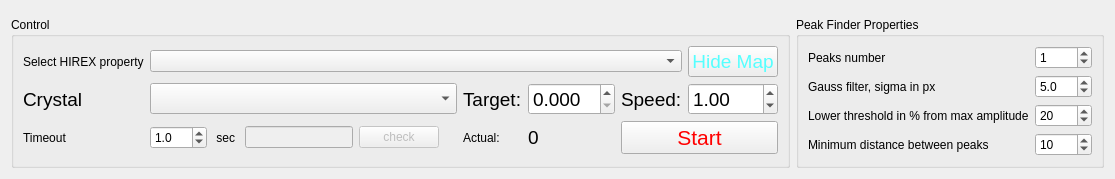
      <widget class="QWidget" name="tab_3">
       <attribute name="title">
        <string>Scan</string>
       </attribute>
       <layout class="QGridLayout" name="gridLayout_18">
        <item row="0" column="0" colspan="7">
         <layout class="QHBoxLayout" name="horizontalLayout">
          <item>
           <widget class="QWidget" name="widget_scan" native="true">
            <property name="sizePolicy">
             <sizepolicy hsizetype="Expanding" vsizetype="Expanding">
              <horstretch>0</horstretch>
              <verstretch>0</verstretch>
             </sizepolicy>
            </property>
           </widget>
          </item>
          <item>
           <widget class="QWidget" name="widget_map" native="true">
            <property name="sizePolicy">
             <sizepolicy hsizetype="Expanding" vsizetype="Preferred">
              <horstretch>0</horstretch>
              <verstretch>0</verstretch>
             </sizepolicy>
            </property>
           </widget>
          </item>
         </layout>
        </item>
        <item row="1" column="6">
         <widget class="QGroupBox" name="groupBox_11">
          <property name="sizePolicy">
           <sizepolicy hsizetype="Preferred" vsizetype="Preferred">
            <horstretch>0</horstretch>
            <verstretch>0</verstretch>
           </sizepolicy>
          </property>
          <property name="title">
           <string>Peak Finder Properties</string>
          </property>
          <layout class="QGridLayout" name="gridLayout_20">
           <item row="1" column="1">
            <widget class="QDoubleSpinBox" name="sb_gauss_filter">
             <property name="sizePolicy">
              <sizepolicy hsizetype="Minimum" vsizetype="Fixed">
               <horstretch>0</horstretch>
               <verstretch>0</verstretch>
              </sizepolicy>
             </property>
             <property name="locale">
              <locale language="English" country="UnitedStates"/>
             </property>
             <property name="decimals">
              <number>1</number>
             </property>
             <property name="maximum">
              <double>100.000000000000000</double>
             </property>
             <property name="value">
              <double>5.000000000000000</double>
             </property>
            </widget>
           </item>
           <item row="2" column="0">
            <widget class="QLabel" name="label_14">
             <property name="text">
              <string>Lower threshold in % from max amplitude</string>
             </property>
            </widget>
           </item>
           <item row="2" column="1">
            <widget class="QDoubleSpinBox" name="sb_low_thresh">
             <property name="sizePolicy">
              <sizepolicy hsizetype="Minimum" vsizetype="Fixed">
               <horstretch>0</horstretch>
               <verstretch>0</verstretch>
              </sizepolicy>
             </property>
             <property name="decimals">
              <number>0</number>
             </property>
             <property name="maximum">
              <double>100.000000000000000</double>
             </property>
             <property name="singleStep">
              <double>10.000000000000000</double>
             </property>
             <property name="value">
              <double>20.000000000000000</double>
             </property>
            </widget>
           </item>
           <item row="1" column="0">
            <widget class="QLabel" name="label_13">
             <property name="text">
              <string>Gauss filter, sigma in px</string>
             </property>
            </widget>
           </item>
           <item row="0" column="0">
            <widget class="QLabel" name="label_12">
             <property name="text">
              <string>Peaks number</string>
             </property>
            </widget>
           </item>
           <item row="3" column="1">
            <widget class="QSpinBox" name="sb_mkn_dist_peaks">
             <property name="sizePolicy">
              <sizepolicy hsizetype="Minimum" vsizetype="Fixed">
               <horstretch>0</horstretch>
               <verstretch>0</verstretch>
              </sizepolicy>
             </property>
             <property name="maximum">
              <number>200</number>
             </property>
             <property name="value">
              <number>10</number>
             </property>
            </widget>
           </item>
           <item row="0" column="1">
            <widget class="QSpinBox" name="sb_num_peaks">
             <property name="sizePolicy">
              <sizepolicy hsizetype="Minimum" vsizetype="Fixed">
               <horstretch>0</horstretch>
               <verstretch>0</verstretch>
              </sizepolicy>
             </property>
             <property name="maximum">
              <number>3</number>
             </property>
             <property name="value">
              <number>1</number>
             </property>
            </widget>
           </item>
           <item row="3" column="0">
            <widget class="QLabel" name="label_15">
             <property name="text">
              <string>Minimum distance between peaks</string>
             </property>
            </widget>
           </item>
          </layout>
         </widget>
        </item>
        <item row="1" column="0" colspan="6">
         <widget class="QGroupBox" name="groupBox_12">
          <property name="sizePolicy">
           <sizepolicy hsizetype="Preferred" vsizetype="Preferred">
            <horstretch>0</horstretch>
            <verstretch>0</verstretch>
           </sizepolicy>
          </property>
          <property name="title">
           <string>Control</string>
          </property>
          <layout class="QGridLayout" name="gridLayout_19">
           <item row="1" column="10">
            <widget class="QDoubleSpinBox" name="sb_target">
             <property name="font">
              <font>
               <pointsize>14</pointsize>
              </font>
             </property>
             <property name="locale">
              <locale language="English" country="UnitedStates"/>
             </property>
             <property name="decimals">
              <number>3</number>
             </property>
             <property name="singleStep">
              <double>0.500000000000000</double>
             </property>
            </widget>
           </item>
           <item row="3" column="9">
            <widget class="QLabel" name="label_9">
             <property name="text">
              <string>Actual:</string>
             </property>
            </widget>
           </item>
           <item row="3" column="10">
            <widget class="QLabel" name="label_10">
             <property name="font">
              <font>
               <pointsize>14</pointsize>
              </font>
             </property>
             <property name="text">
              <string>0</string>
             </property>
            </widget>
           </item>
           <item row="3" column="4">
            <widget class="QLineEdit" name="le_scan_range">
             <property name="enabled">
              <bool>false</bool>
             </property>
             <property name="sizePolicy">
              <sizepolicy hsizetype="Preferred" vsizetype="Fixed">
               <horstretch>0</horstretch>
               <verstretch>0</verstretch>
              </sizepolicy>
             </property>
            </widget>
           </item>
           <item row="3" column="5">
            <widget class="QPushButton" name="pb_check_range">
             <property name="enabled">
              <bool>false</bool>
             </property>
             <property name="text">
              <string>check</string>
             </property>
            </widget>
           </item>
           <item row="3" column="11" colspan="2">
            <widget class="QPushButton" name="pb_start_scan">
             <property name="sizePolicy">
              <sizepolicy hsizetype="Preferred" vsizetype="Fixed">
               <horstretch>0</horstretch>
               <verstretch>0</verstretch>
              </sizepolicy>
             </property>
             <property name="styleSheet">
              <string notr="true">color: rgb(255, 0, 0); font-size: 16pt;</string>
             </property>
             <property name="text">
              <string>Start</string>
             </property>
            </widget>
           </item>
           <item row="1" column="12">
            <widget class="QDoubleSpinBox" name="sb_speed">
             <property name="font">
              <font>
               <pointsize>14</pointsize>
              </font>
             </property>
             <property name="locale">
              <locale language="English" country="UnitedStates"/>
             </property>
             <property name="minimum">
              <double>0.100000000000000</double>
             </property>
             <property name="maximum">
              <double>100.000000000000000</double>
             </property>
             <property name="singleStep">
              <double>0.100000000000000</double>
             </property>
             <property name="value">
              <double>1.000000000000000</double>
             </property>
            </widget>
           </item>
           <item row="1" column="1" colspan="8">
            <widget class="QComboBox" name="cb_crystal_select">
             <property name="font">
              <font>
               <pointsize>14</pointsize>
              </font>
             </property>
            </widget>
           </item>
           <item row="0" column="1" colspan="11">
            <widget class="QComboBox" name="combo_hirex_prop">
             <property name="sizePolicy">
              <sizepolicy hsizetype="Preferred" vsizetype="Fixed">
               <horstretch>0</horstretch>
               <verstretch>0</verstretch>
              </sizepolicy>
             </property>
            </widget>
           </item>
           <item row="1" column="11">
            <widget class="QLabel" name="label_23">
             <property name="font">
              <font>
               <pointsize>14</pointsize>
              </font>
             </property>
             <property name="text">
              <string>Speed:</string>
             </property>
            </widget>
           </item>
           <item row="0" column="12">
            <widget class="QPushButton" name="pb_show_map">
             <property name="styleSheet">
              <string notr="true">color: rgb(85, 255, 255); font-size: 14pt;</string>
             </property>
             <property name="text">
              <string>Hide Map</string>
             </property>
            </widget>
           </item>
           <item row="0" column="0">
            <widget class="QLabel" name="label_7">
             <property name="text">
              <string>Select HIREX property</string>
             </property>
            </widget>
           </item>
           <item row="1" column="9">
            <widget class="QLabel" name="label_22">
             <property name="font">
              <font>
               <pointsize>14</pointsize>
              </font>
             </property>
             <property name="text">
              <string>Target:</string>
             </property>
            </widget>
           </item>
           <item row="1" column="0">
            <widget class="QLabel" name="label_8">
             <property name="font">
              <font>
               <pointsize>14</pointsize>
              </font>
             </property>
             <property name="text">
              <string>Crystal</string>
             </property>
            </widget>
           </item>
           <item row="3" column="3">
            <widget class="QLabel" name="label_11">
             <property name="enabled">
              <bool>true</bool>
             </property>
             <property name="text">
              <string> sec </string>
             </property>
            </widget>
           </item>
           <item row="3" column="0">
            <widget class="QLabel" name="label_24">
             <property name="text">
              <string>Timeout</string>
             </property>
            </widget>
           </item>
           <item row="3" column="1" colspan="2">
            <widget class="QDoubleSpinBox" name="sbox_scan_wait">
             <property name="enabled">
              <bool>true</bool>
             </property>
             <property name="sizePolicy">
              <sizepolicy hsizetype="Preferred" vsizetype="Fixed">
               <horstretch>0</horstretch>
               <verstretch>0</verstretch>
              </sizepolicy>
             </property>
             <property name="locale">
              <locale language="English" country="UnitedStates"/>
             </property>
             <property name="decimals">
              <number>1</number>
             </property>
             <property name="minimum">
              <double>0.100000000000000</double>
             </property>
             <property name="singleStep">
              <double>0.100000000000000</double>
             </property>
             <property name="value">
              <double>1.000000000000000</double>
             </property>
            </widget>
           </item>
          </layout>
         </widget>
        </item>
       </layout>
      </widget>
